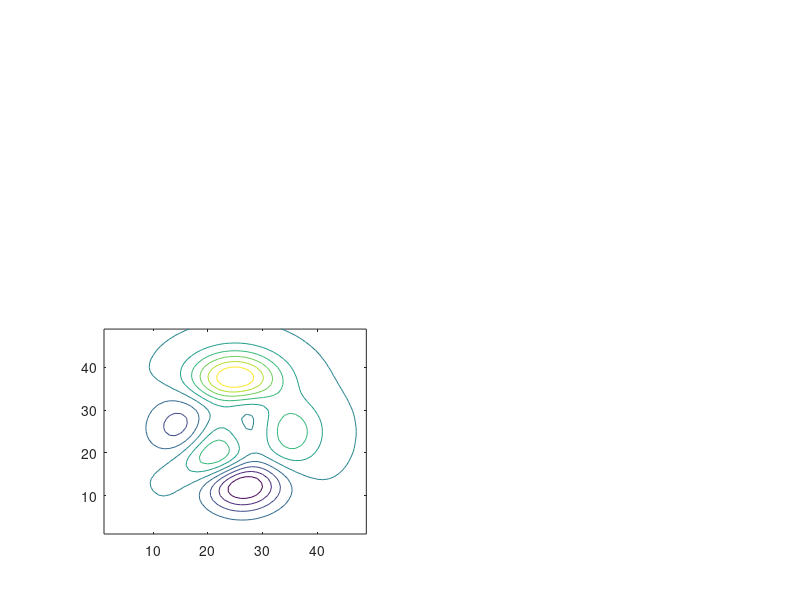
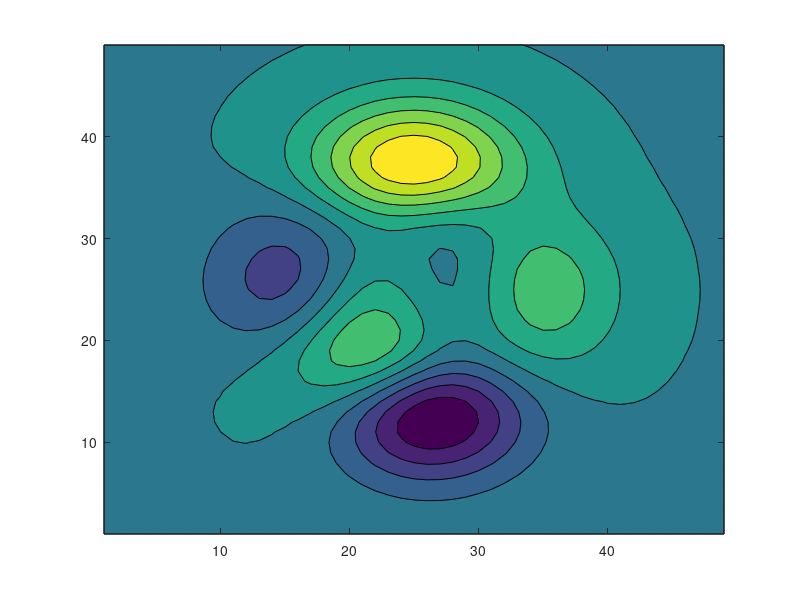

These figures' MATLAB source, in order:
%graphics_handle_lec.m
figH = figure('pos',[141,258,869,523]);
axH = axes();
ax1H = subplot(2,2,3);
sinH = plot(sin(linspace(0,2*pi,100)));
[c contH] = contour(peaks);
%peaks is a function of 2 variables obtained be translating and scaling
fHan = zeros(1, 10);
for i = 1:10, fHan(i) = figure(); end
ax = axes('Parent', fHan(4));
[C, objHan] = contourf(ax,peaks);